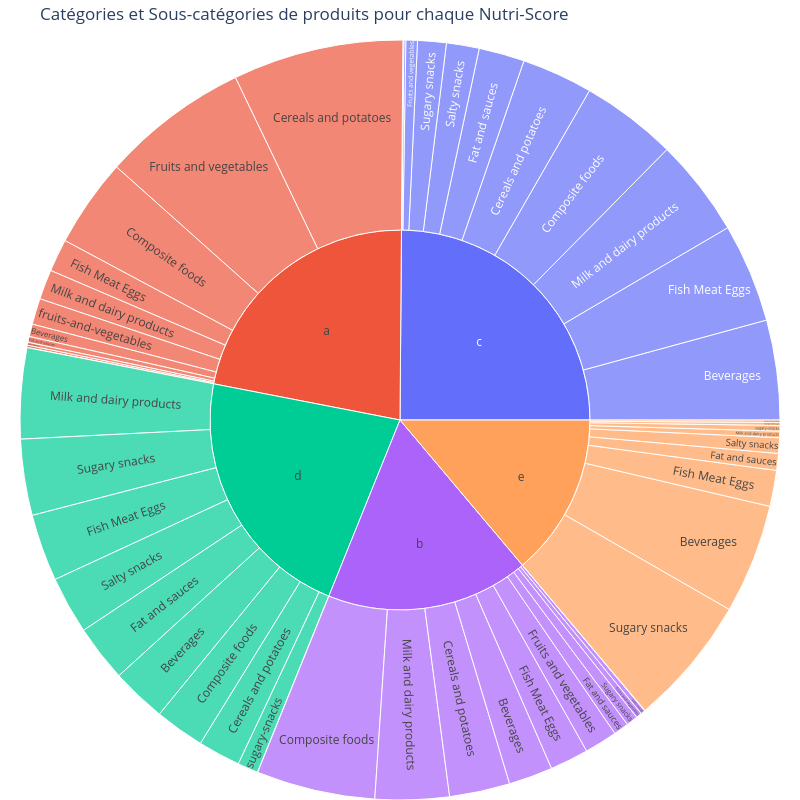

Notebook code for this chart:
### Code cell
df["Value"] = 1

df_cleaned = df.dropna(subset=['nutrition_grade_fr', 'pnns_groups_1'])

fig = px.sunburst(
    df_cleaned,
    path=['nutrition_grade_fr', 'pnns_groups_1'],
    values='Value',
    title="Catégories et Sous-catégories de produits pour chaque Nutri-Score"
)

fig.update_layout(
    margin=dict(t=40, l=0, r=0, b=0),
    width=800, 
    height=800, 
    # uniformtext=dict(minsize=12, mode='hide')
    )

fig.show()

### Figure 1 — Plotly figure (JSON) as saved in the notebook; plotly's stock layout.template omitted (floating-point values rounded to 4 significant figures)
{"data": [{"branchvalues": "total", "domain": {"x": [0, 1], "y": [0, 1]}, "hovertemplate": "labels=%{label}<br>Value=%{value}<br>parent=%{parent}<br>id=%{id}<extra></extra>", "ids": ["e/Beverages", "d/Sugary snacks", "e/Sugary snacks", "a/Composite foods", "b/Fruits and vegetables", "b/Beverages", "c/Composite foods", "d/Salty snacks", "c/Fruits and vegetables", "c/Salty snacks", "e/Salty snacks", "d/Cereals and potatoes", "b/Composite foods", "d/Beverages", "c/Beverages", "c/Cereals and potatoes", "a/Fruits and vegetables", "a/Fat and sauces", "a/Cereals and potatoes", "b/Fat and sauces", "d/Fish Meat Eggs", "d/Composite foods", "b/Fish Meat Eggs", "d/Fat and sauces", "c/Fat and sauces", "c/fruits-and-vegetables", "d/Milk and dairy products", "c/Fish Meat Eggs", "a/Beverages", "c/sugary-snacks", "c/Milk and dairy products", "b/fruits-and-vegetables", "b/Cereals and potatoes", "a/Milk and dairy products", "c/Sugary snacks", "b/Milk and dairy products", "d/sugary-snacks", "a/Fish Meat Eggs", "e/Fish Meat Eggs", "a/fruits-and-vegetables", "b/Sugary snacks", "e/Cereals and potatoes", "e/Milk and dairy products", "a/Salty snacks", "e/Fat and sauces", "e/Composite foods", "e/sugary-snacks", "a/Sugary snacks", "b/sugary-snacks", "b/Salty snacks", "a/cereals-and-potatoes", "d/Fruits and vegetables", "e", "d", "a", "b", "c"], "labels": ["Beverages", "Sugary snacks", "Sugary snacks", "Composite foods", "Fruits and vegetables", "Beverages", "Composite foods", "Salty snacks", "Fruits and vegetables", "Salty snacks", "Salty snacks", "Cereals and potatoes", "Composite foods", "Beverages", "Beverages", "Cereals and potatoes", "Fruits and vegetables", "Fat and sauces", "Cereals and potatoes", "Fat and sauces", "Fish Meat Eggs", "Composite foods", "Fish Meat Eggs", "Fat and sauces", "Fat and sauces", "fruits-and-vegetables", "Milk and dairy products", "Fish Meat Eggs", "Beverages", "sugary-snacks", "Milk and dairy products", "fruits-and-vegetables", "Cereals and potatoes", "Milk and dairy products", "Sugary snacks", "Milk and dairy products", "sugary-snacks", "Fish Meat Eggs", "Fish Meat Eggs", "fruits-and-vegetables", "Sugary snacks", "Cereals and potatoes", "Milk and dairy products", "Salty snacks", "Fat and sauces", "Composite foods", "sugary-snacks", "Sugary snacks", "sugary-snacks", "Salty snacks", "cereals-and-potatoes", "Fruits and vegetables", "e", "d", "a", "b", "c"], "name": "", "parents": ["e", "d", "e", "a", "b", "b", "c", "d", "c", "c", "e", "d", "b", "d", "c", "c", "a", "a", "a", "b", "d", "d", "b", "d", "c", "c", "d", "c", "a", "c", "c", "b", "b", "a", "c", "b", "d", "a", "e", "a", "b", "e", "e", "a", "e", "e", "e", "a", "b", "b", "a", "d", "", "", "", "", ""], "type": "sunburst", "values": [1369.0, 951.0, 1628.0, 1109.0, 410.0, 550.0, 1201.0, 718.0, 144.0, 409.0, 195.0, 530.0, 1485.0, 688.0, 1245.0, 888.0, 1843.0, 74.0, 2132.0, 190.0, 839.0, 621.0, 483.0, 709.0, 571.0, 12.0, 1133.0, 1237.0, 156.0, 24.0, 1223.0, 71.0, 756.0, 373.0, 358.0, 924.0, 258.0, 408.0, 450.0, 326.0, 145.0, 30.0, 80.0, 37.0, 210.0, 37.0, 71.0, 28.0, 5.0, 55.0, 1.0, 2.0, 4070.0, 6449.0, 6487.0, 5074.0, 7312.0]}], "layout": {"height": 800, "legend": {"tracegroupgap": 0}, "margin": {"b": 0, "l": 0, "r": 0, "t": 40}, "title": {"text": "Catégories et Sous-catégories de produits pour chaque Nutri-Score"}, "width": 800}}
